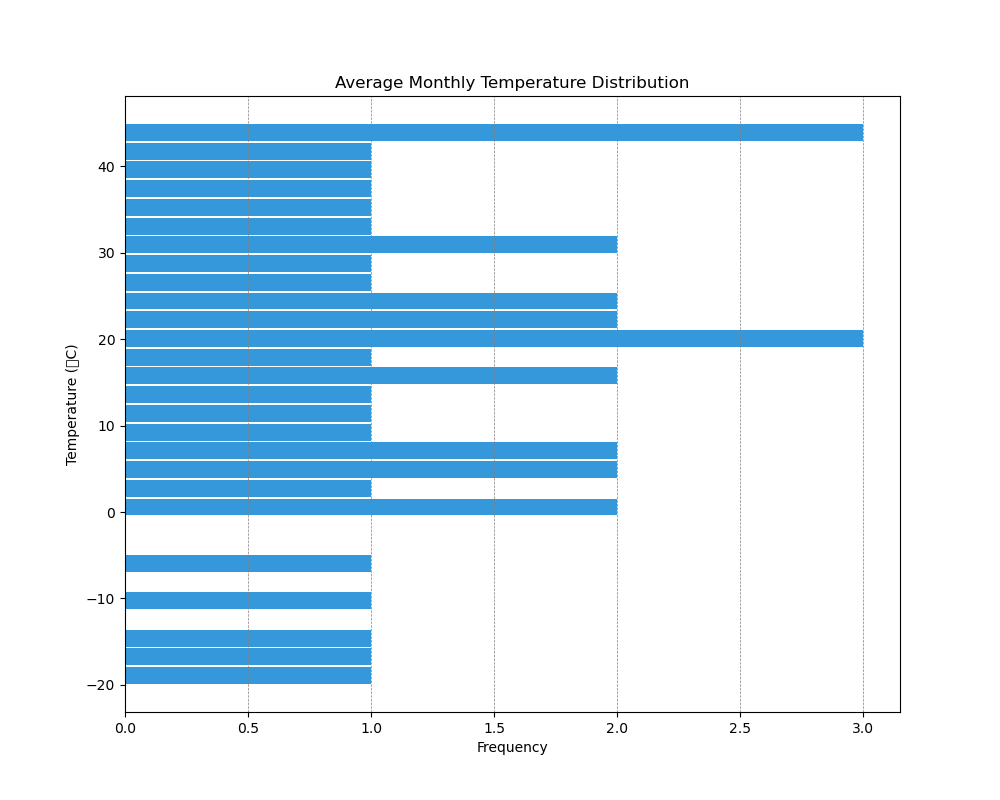

Python code for this plot:

import matplotlib.pyplot as plt

# Data Points
temperatures = [
    -20, -10, -5, 0, 1, 2, 4, 5, 7, 8, 10, 12, 13, 15, 16, 17, 19, 20, 21, 
    22, 23, 24, 25, 26, 28, 30, 31, 33, 35, 37, 39, 41, 43, 44, -15, -17, 45
]

# Histogram Configuration
plt.figure(figsize=(10, 8))  # Width and height of the chart
plt.hist(temperatures, bins=30, orientation='horizontal', color='#3498db', rwidth=0.9)  # Color and bar width
plt.title('Average Monthly Temperature Distribution')
plt.xlabel('Frequency')
plt.ylabel('Temperature (°C)')
plt.grid(axis='x', color='gray', linestyle='--', linewidth=0.5)

# Show the plot
plt.show()
